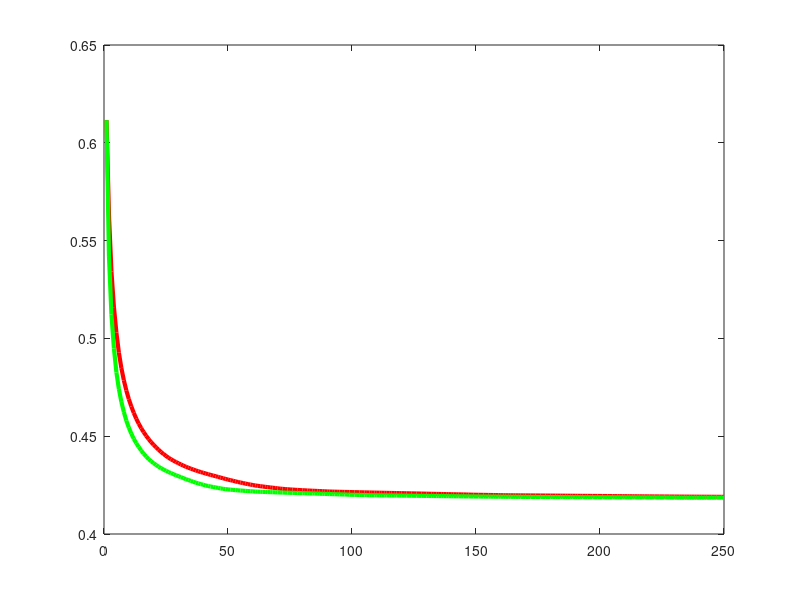

Here is the MATLAB script that generated this plot: (Note: this script raises an error after producing the figure.)



%
clc; clear all;close all;
rng(200);

%  This snippet shows the comparsion beween ISTA and twISTA.

%  TwISTA is Two-step IST (TwIST) algorithm that converges faster
%  than the simple IST even when A is severely ill-posed. Each of
%  iteration of the TwIST is performed based on the two previous
%  iterations.

% Forward Problem : Make sure x is sparse

x = zeros(1,100)';
x(7) = 1.3;x(27) = 1.3;x(32) = 1.7;x(68) = 2;x(88) = 1.2;
h = [1 2 3 4 3 2 1]/16;
y = conv(x,h);
y = y+0.05*randn(size(y));
N = 100;
H = convmtx(h',N);


lambda = 0.01; alpha = 1; beta = 1.5; %( >1 over relaxed version of ISTA)

xinit0 = H'*y;
xinit1 = xinit0;
iter = 250;

% Inverse Problem : Note that indesx 0 is for ISTA, index 1  for TwISTA

for i = 1:iter    
    
    xtemp0 = xinit0 - alpha * H'*(H*xinit0-y);
    xtemp1 = xinit1 - alpha * H'*(H*xinit1-y);
    xk0 = xtemp0;
    xk1 = xtemp1;
    % soft Threshold
    xtemp0 = sign(xk0).*(max(abs(xk0)-lambda*alpha,0));
    xinit0 = xtemp0;
    xtemp1 = sign(xk1).*(max(abs(xk1)-lambda*alpha,0));
   
    if i==1
        xinit1 = xtemp1;
    else
        xinit1 = (1-beta)*xinit1 + beta * xtemp1;
    end
    nse(i)= norm(H*xinit1-y);
    mse(i)= norm(H*xinit0-y);
    
end

figure;
plot(1:iter,mse,'r','LineWidth',3);hold on;
plot(1:iter,nse,'g','LineWidth',3);hold on;

ax = gca;ax.FontSize = 10; 
xlabel('Iter','FontSize',15);ylabel('mse','FontSize',15);
grid on;
legend('ISTA','TwISTA');

